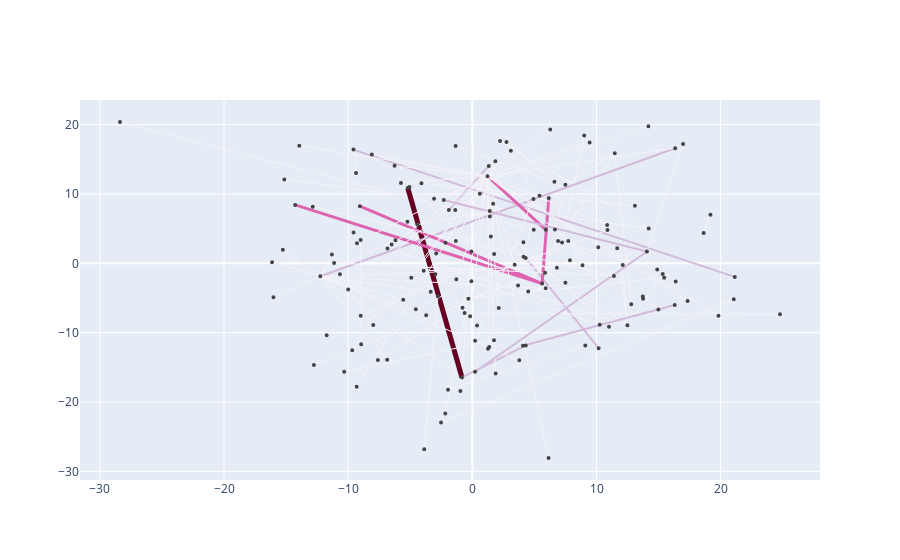

The code cell stored with this chart in its notebook:
### Code cell
configure_plotly_browser_state()
plotNetworkSizeColor(businessGraph)
